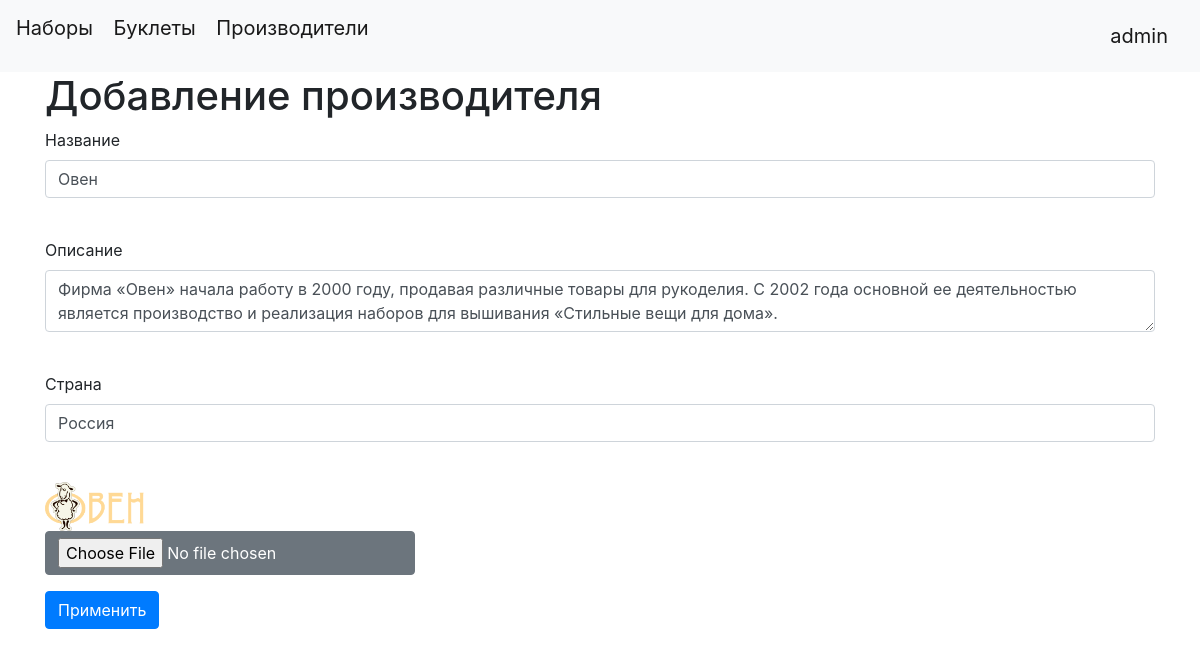
Page /add-producer/1 (signed in) on the committed database.
### data/admins.py (models this page shows, shortened)
class Admin(SqlAlchemyBase, UserMixin):
    __tablename__ = 'admins'
    id = sqlalchemy.Column(sqlalchemy.Integer,
                           primary_key=True, autoincrement=True)
    name = sqlalchemy.Column(sqlalchemy.String, nullable=True)
    hashed_password = sqlalchemy.Column(sqlalchemy.String, nullable=True)

### data/producers.py (models this page shows)
class Producer(SqlAlchemyBase):
    __tablename__ = 'producers'
    id = sqlalchemy.Column(sqlalchemy.Integer,
                           primary_key=True, autoincrement=True)
    name = sqlalchemy.Column(sqlalchemy.String, index=True, nullable=True)
    about = sqlalchemy.Column(sqlalchemy.String, nullable=True)
    logo = sqlalchemy.Column(sqlalchemy.String, nullable=True)
    country = sqlalchemy.Column(sqlalchemy.String, nullable=True)
    kits = orm.relation("Kit", back_populates='prod')
    books = orm.relation("Booklet", back_populates='prod')

### main.py (the view, shortened to what this page needs)
@app.route('/add-producer/<int:id>', methods=['GET', 'POST'])
@login_required
def edit_producer(id):
    form = ProducerForm()
    global filename
    if request.method == "GET":
        session = db_session.create_session()
        prod = session.query(Producer).filter(Producer.id == id).first()
        if prod:
            form.title.data = prod.name
            form.content.data = prod.about
            form.country.data = prod.country
            filename = prod.logo
        else:
            abort(404)
    return render_template('add-producer.html', title='Редактирование производителя', form=form, image=filename)

### main.py
class ProducerForm(FlaskForm):
    title = StringField('Название', validators=[DataRequired()])
    content = TextAreaField("Описание", validators=[DataRequired()])
    country = StringField('Страна', validators=[DataRequired()])
    logo = FileField('Логотип')
    submit = SubmitField('Применить')

### data/db_session.py (called while the page is built)
def create_session() -> Session:
    global __factory
    return __factory()

### main.py (called while the page is built)
@login_manager.user_loader
def load_admin(admin_id):
    session = db_session.create_session()
    return session.query(Admin).get(admin_id)

### templates/add-producer.html (shortened to what this page needs)
{% extends "base.html" %}
{% block content %}
<h1>Добавление производителя</h1>
<form action="" method="post" enctype="multipart/form-data">
    <p>
        {{ form.title.label }}<br>
        {{ form.title(class="form-control") }}<br>
    </p>
    <p>
        {{ form.content.label }}<br>
        {{ form.content(class="form-control") }}<br>
    </p>
    <p>
        {{ form.country.label }}<br>
        {{ form.country(class="form-control") }}<br>
    </p>
    {% if image != "" %}
        <img src="/static/img/logo_prod/{{image}}" alt="здесь должна была быть картинка, но не нашлась" width=100>
    {% endif %}
    <p>{{ form.logo(class="btn btn-secondary") }} </p>
    <p>{{ form.submit(type="submit", class="btn btn-primary") }}</p>
</form>
{% endblock %}

### templates/base.html (shortened to what this page needs)
<!doctype html>
<html lang="en">
<head>
    <link rel="stylesheet"
          href="https://stackpath.bootstrapcdn.com/bootstrap/4.4.1/css/bootstrap.min.css"
>
</head>
<body>
<header>
    <nav class="navbar navbar-light bg-light">
        <p>
        <a class="navbar-brand" href="/">Наборы</a>
        <a class="navbar-brand" href="/booklets">Буклеты</a>
        <a class="navbar-brand" href="/producers">Производители</a>
        </p>
        {% if current_user.is_authenticated %}
            <a class="navbar-brand" href="/logout">{{ current_user.name }}</a>
        {% else %}
            <a class="btn btn-success" href="/login">Редактировать</a>
        {% endif %}
    </nav>
</header>
<main role="main" class="container">
    {% block content %}{% endblock %}
</main>
</body>
</html>

### rows in the picture
Admin: name "admin"
Producer: country "Россия", logo (picture)
